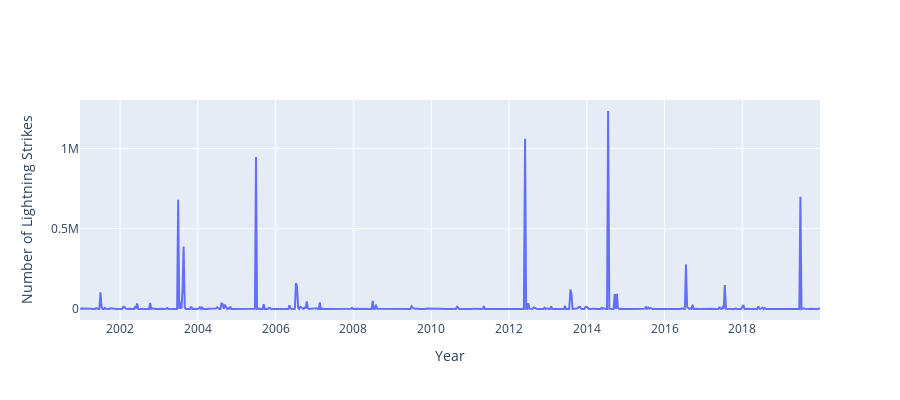

This figure's notebook cell:
### Code cell
data_path = DATA_PATH+'Atmospheric_Domain/2.9LIghtning/Figure2.16/'
data_csv = data_path + 'Figure2.16_data.csv'
df = pd.read_csv(data_csv, index_col=0)
ocean_df = df[df['location']=='Irish Ocean']
land_df = df[df['location']=='Irish Land']

shelf_trace = go.Scatter(x=df['datetime'],
                        y=df['sum__10day__lightning_pulses'],
                         name='Irish Shelf',
                         mode='lines',
#                          marker=dict(color=TIMESERIES_COLOR_1,),
#                          width=10,
                         hovertemplate='%{x|%b %Y}<br>' +
                         '<b>Ocean</b><br>' +
                         'Lightning Strikes: %{y:.2f} <br>' +
                         '<extra></extra>'
                         )

ocean_trace = go.Scatter(x=ocean_df['datetime'],
                            y=ocean_df['sum__10day__lightning_pulses'],
                         name='Ocean',
                         mode='lines',
#                          marker=dict(color=TIMESERIES_COLOR_1,),
#                          width=10,
                         hovertemplate='%{x|%b %Y}<br>' +
                         '<b>Ocean</b><br>' +
                         'Lightning Strikes: %{y:.2f} <br>' +
                         '<extra></extra>'
                         )
land_trace = go.Scatter(x=land_df['datetime'],
                        y=land_df['sum__10day__lightning_pulses'],
                         name='Land',
#                        mode='lines',
#                          marker=dict(color=TIMESERIES_COLOR_2,
#                                      ),
                         hovertemplate='%{x|%b %Y}<br>' +
                         '<b>Land</b><br>' +
                         'Lightning Strikes: %{y:.2f} <br>' +
                         '<extra></extra>'
                         )
figure_2_16 = make_subplots(rows=3, cols=1)
# figure_2_16 = go.Figure(data=[ocean_trace])
figure_2_16.update_layout(
    yaxis=dict(title='Number of Lightning Strikes'),
    xaxis=dict(title="Year"))
figure_2_16

### Figure 1 — Plotly figure (JSON) as saved in the notebook; plotly's stock layout.template omitted (floating-point values rounded to 4 significant figures; data arrays with more than 128 entries replaced by an {"elided": "..."} marker saying what was removed)
{"data": [{"hovertemplate": "%{x|%b %Y}<br><b>Ocean</b><br>Lightning Strikes: %{y:.2f} <br><extra></extra>", "mode": "lines", "name": "Ocean", "type": "scatter", "x": {"elided": "686 str values"}, "y": {"elided": "686 int values"}}], "layout": {"height": 400, "xaxis": {"title": {"text": "Year"}}, "yaxis": {"title": {"text": "Number of Lightning Strikes"}}}}
